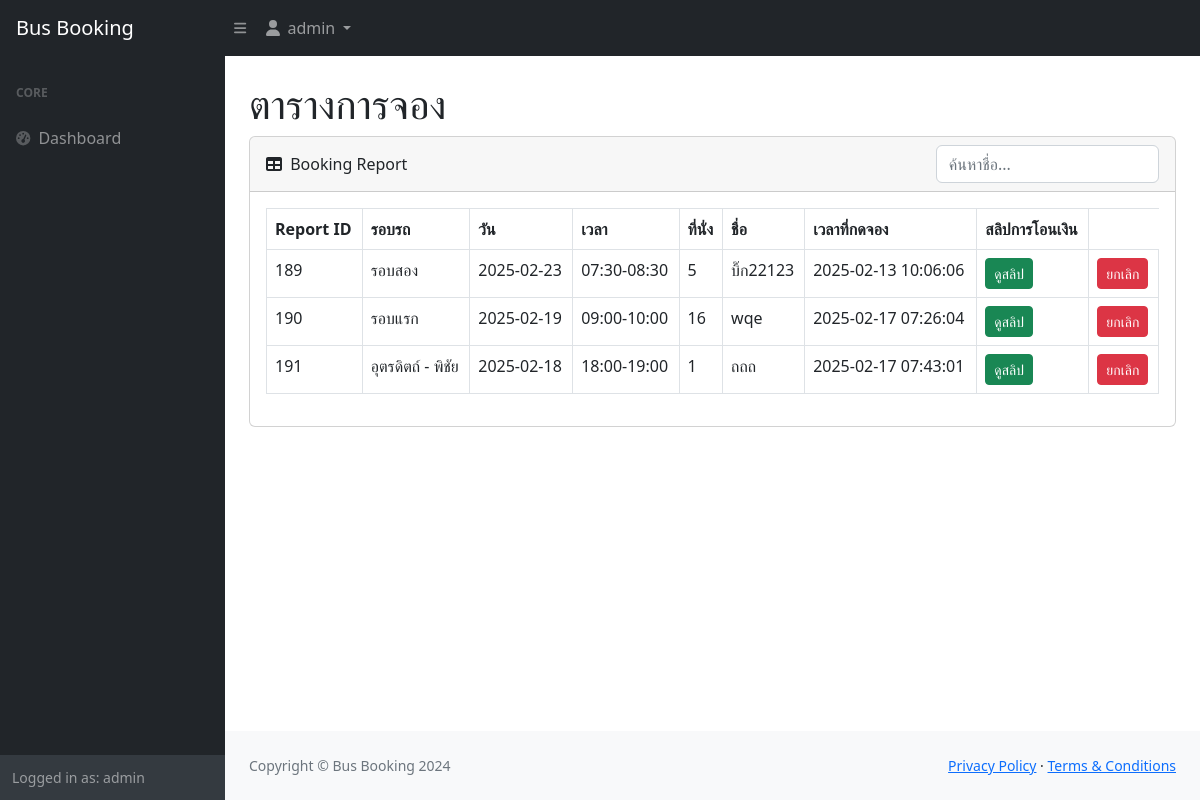
The page /admin/index.php (signed in) on the database its author committed.
### tables this page shows
CREATE TABLE `booking_report` (
  `report_id` int NOT NULL,
  `route` varchar(255) NOT NULL,
  `date` date NOT NULL,
  `time` varchar(50) NOT NULL,
  `seats` varchar(50) NOT NULL,
  `user_n` varchar(100) NOT NULL,
  `booking_time` timestamp NOT NULL DEFAULT CURRENT_TIMESTAMP,
  `Slip` varchar(255) DEFAULT NULL
);

### admin/index.php (the view, shortened to what this page needs)
<?php
include_once "config/functions.php";
try {
    $dsn = 'mysql:host=localhost;dbname=bus;charset=utf8';
    $username = 'root';
    $password = '';
    $options = [
        PDO::ATTR_ERRMODE => PDO::ERRMODE_EXCEPTION,
        PDO::ATTR_DEFAULT_FETCH_MODE => PDO::FETCH_ASSOC,
        PDO::ATTR_EMULATE_PREPARES => false,
    ];
    $con = new PDO($dsn, $username, $password, $options);
} catch (PDOException $e) {
    die("Database connection failed: " . $e->getMessage());
}
$sql = "SELECT * FROM booking_report";
$stmt = $con->prepare($sql);
$stmt->execute();
$bookings = $stmt->fetchAll();
$adminId = $_SESSION['adminid'];
$sqlAdmin = "SELECT * FROM admins WHERE id = :adminId";
$stmtAdmin = $con->prepare($sqlAdmin);
$stmtAdmin->execute(['adminId' => $adminId]);
$adminData = $stmtAdmin->fetch();
?>
<!DOCTYPE html>
<html lang="en">
<head>
    <link href="https://cdn.jsdelivr.net/npm/simple-datatables@7.1.2/dist/style.min.css" rel="stylesheet">
    <link href="css/styles.css" rel="stylesheet">
</head>
<body class="sb-nav-fixed">
    <nav class="sb-topnav navbar navbar-expand navbar-dark bg-dark">
        <a class="navbar-brand ps-3" href="index.php">Bus Booking</a>
        <button class="btn btn-link btn-sm order-1 order-lg-0 me-4 me-lg-0" id="sidebarToggle"><i class="fas fa-bars"></i></button>
        <ul class="navbar-nav ms-auto ms-md-0 me-3 me-lg-4">
            <li class="nav-item dropdown">
                <a class="nav-link dropdown-toggle" id="navbarDropdown" href="#" role="button" data-bs-toggle="dropdown">
                    <i class="fas fa-user fa-fw"></i> <?php echo htmlspecialchars($adminData['username']); ?>
                </a>
            </li>
        </ul>
    </nav>
    <div id="layoutSidenav">
        <div id="layoutSidenav_nav">
            <nav class="sb-sidenav accordion sb-sidenav-dark" id="sidenavAccordion">
                <div class="sb-sidenav-menu">
                    <div class="nav">
                        <div class="sb-sidenav-menu-heading">Core</div>
                        <a class="nav-link" href="index.php">
                            <div class="sb-nav-link-icon"><i class="fas fa-tachometer-alt"></i></div>
                            Dashboard
                        </a>
                    </div>
                </div>
                <div class="sb-sidenav-footer">
                    <div class="small">Logged in as: <?php echo htmlspecialchars($adminData['username']); ?></div>
                </div>
            </nav>
        </div>
        <div id="layoutSidenav_content">
            <main>
                <div class="container-fluid px-4">
                    <h1 class="mt-4">ตารางการจอง</h1>
                    <div class="card mb-4">
                        <div class="card-header d-flex justify-content-between align-items-center">
                <div>
        <i class="fas fa-table me-1"></i>
        Booking Report
    </div>
    <input type="text" id="searchInput" class="form-control w-25" placeholder="ค้นหาชื่อ...">
</div>
                        <div class="card-body">
                            <?php if (!empty($bookings)): ?>
                                <table id="datatablesSimple" class="table table-bordered">
                                    <thead>
                                        <tr>
                                            <th>Report ID</th>
                                            <th>รอบรถ</th>
                                            <th>วัน</th>
                                            <th>เวลา</th>
                                            <th>ที่นั่ง</th>
                                            <th>ชื่อ</th>
                                            <th>เวลาที่กดจอง</th>
                                            <th>สลิปการโอนเงิน</th>
                                        </tr>
                                    </thead>
                                    <tbody>
    <?php foreach ($bookings as $booking): ?>
        <tr>
            <td><?php echo htmlspecialchars($booking['report_id']); ?></td>
            <td><?php echo htmlspecialchars($booking['route']); ?></td>
            <td><?php echo htmlspecialchars($booking['date']); ?></td>
            <td><?php echo htmlspecialchars($booking['time']); ?></td>
            <td><?php echo htmlspecialchars($booking['seats']); ?></td>
            <td><?php echo htmlspecialchars($booking['user_n']); ?></td>
            <td><?php echo htmlspecialchars($booking['booking_time']); ?></td>
             <td>
                <?php if (!empty($booking['Slip'])): ?>
            <form action="/bus/<?php echo htmlspecialchars($booking['Slip']); ?>" method="get" target="_blank" style="display: inline;">
        <button type="submit" class="btn  btn-success btn-sm">ดูสลิป</button>
            </form>
        <?php else: ?>
            <button type="button" class="btn btn-secondary btn-sm" disabled>ไม่มีสลิป</button>
        <?php endif; ?>
            </td>
            <td>
                <form method="POST" onsubmit="return confirm('คุณแน่ใจหรือไม่ว่าต้องการยกเลิกการจองนี้?');">
                    <button type="submit" class="btn btn-danger btn-sm">ยกเลิก</button>
                </form>
            </td>
        </tr>
    <?php endforeach; ?>
</tbody>
                                </table>
                            <?php else: ?>
                                <p>No bookings found.</p>
                            <?php endif; ?>
                        </div>
                    </div>
                </div>
            </main>
            <footer class="py-4 bg-light mt-auto">
                <div class="container-fluid px-4">
                    <div class="d-flex align-items-center justify-content-between small">
                        <div class="text-muted">Copyright &copy; Bus Booking 2024</div>
                        <div>
                            <a href="#">Privacy Policy</a>
                            &middot;
                            <a href="#">Terms &amp; Conditions</a>
                        </div>
                    </div>
                </div>
            </footer>
        </div>
    </div>
</body>
</html>

### rows shown on the page
booking_report: report_id "189", route "รอบสอง", date "2025-02-23", time "07:30-08:30", seats "5", user_n "บิ๊ก22123", booking_time "2025-02-13 10:06:06"
booking_report: report_id "190", route "รอบแรก", date "2025-02-19", time "09:00-10:00", seats "16", user_n "wqe", booking_time "2025-02-17 07:26:04"
booking_report: report_id "191", route "อุตรดิตถ์ - พิชัย", date "2025-02-18", time "18:00-19:00", seats "1", user_n "ถถถ", booking_time "2025-02-17 07:43:01"

### other values the page prints
$adminData['username'] "admin"
